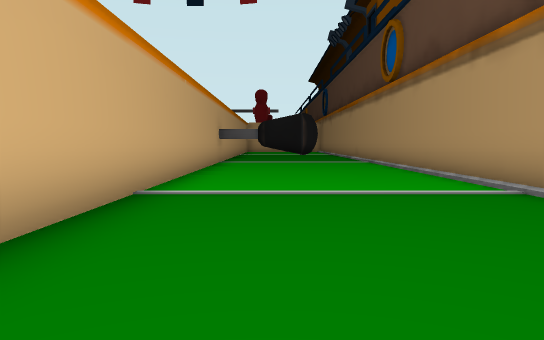
View 1 (above)

12 first-person views from a walk through a scene from a Unity 3-D project. The camera is 1.3 m above the floor, tilts 4° down and sees 70° across. The floor is counted in squares, 2 m on a side. Each view is taken from the middle of a square. On the plan, view 1 faces up. The plan holds only what a view shows up to about 11 squares ahead; the rest is blank. The place goes on beyond the plan. The player is left out.

View 2
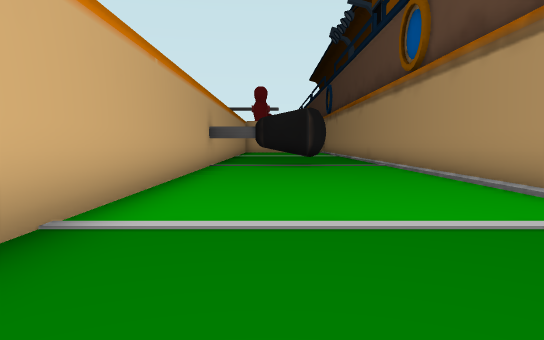

View 3
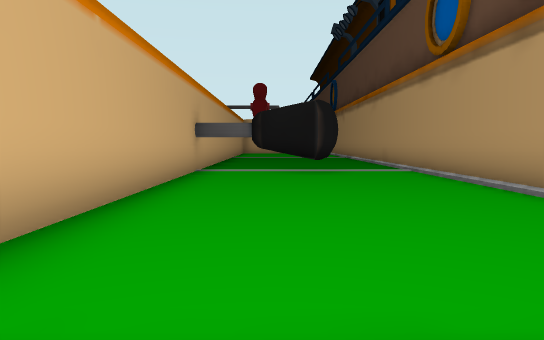

View 4
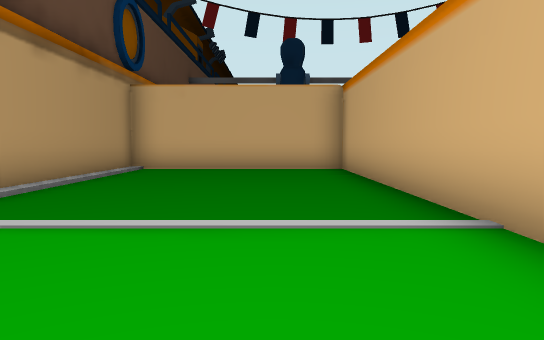

View 5
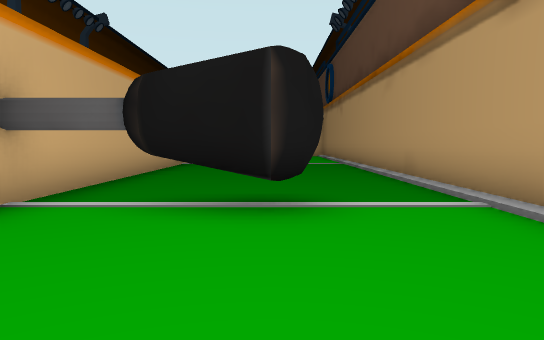

View 6
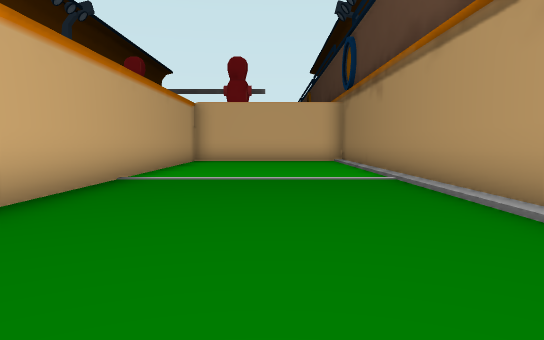

View 7
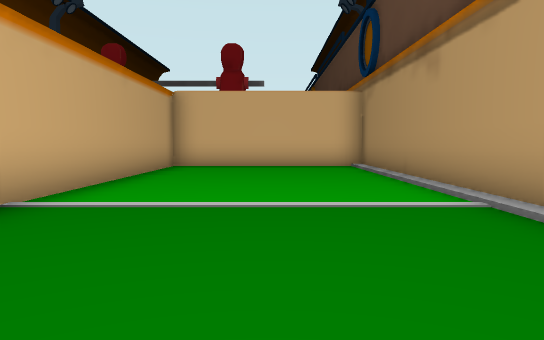

View 8
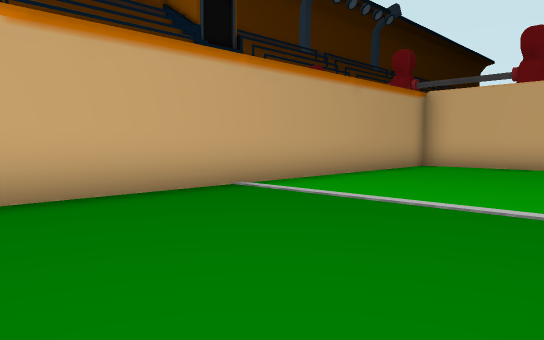

View 9
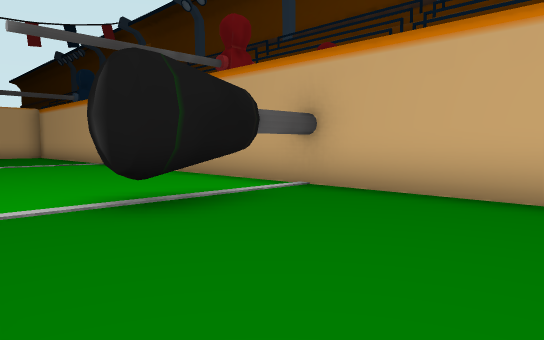

View 10
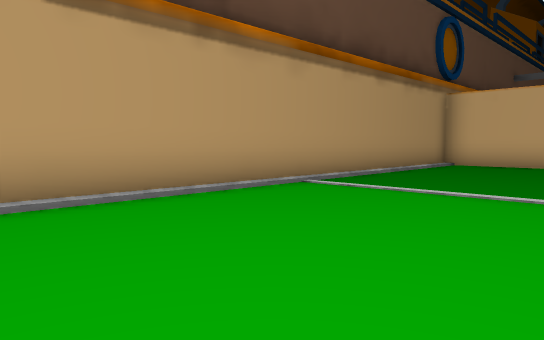

View 11
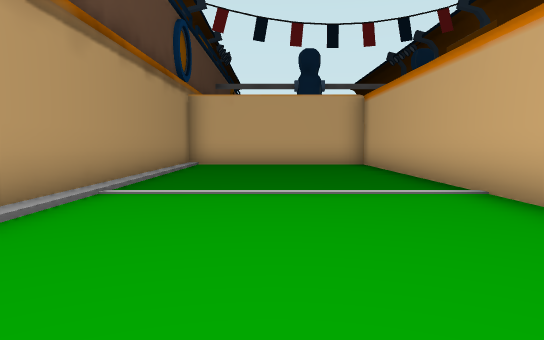

View 12
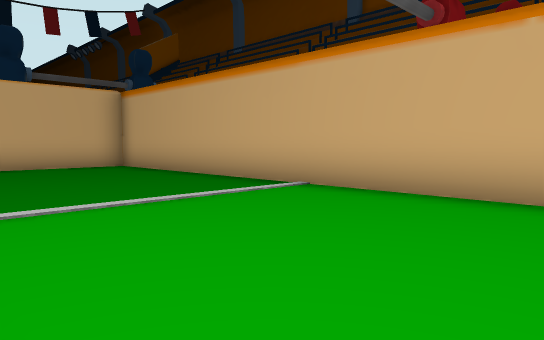

### Floor plan
Key: @ floor where view 1 was taken; # wall or solid block; . floor; / step, stairs or slope; T thing the floor can be seen under or through.
Columns run from 2 left of view 1 to 4 right of it. Each row starts with its distance up from view 1.
 28 #######
 27 #..../#
 26 #..../#
 25  ..../#
 24 #..../#
 23 #..../#
 22 #..../#
 21 #..../#
 20 #..../#
 19 #..../#
 18 #..../#
 17 #..../#
 16 #..../#
 15 #..../#
 14 #..../#
 13 # TT./#
 12 #..../#
 11 #..../#
 10 #..../#
  9 #..../#
  8 #..../#
  7 #..../#
  6 #..../#
  5 #..../#
  4 #..../#
  3 #..../#
  2 #..../#
  1  ..../#
  0 #.@../#
 -1 #..../#
 -2 #######

Positions as (right, up) in squares from view 1, and headings:
1: (0, 0), facing up
2: (0, 2), facing up
3: (0, 4), facing up
4: (0, 8), facing down
5: (1, 9), facing up
6: (1, 14), facing up
7: (1, 17), facing up
8: (3, 17), facing up-left
9: (3, 17), facing down-left
10: (-1, 10), facing down-right
11: (1, 10), facing down
12: (3, 9), facing down-left
